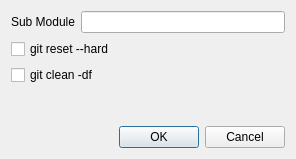
<?xml version="1.0" encoding="UTF-8"?>
<ui version="4.0">
 <class>CleanSubModuleDialog</class>
 <widget class="QDialog" name="CleanSubModuleDialog">
  <property name="geometry">
   <rect>
    <x>0</x>
    <y>0</y>
    <width>296</width>
    <height>159</height>
   </rect>
  </property>
  <property name="windowTitle">
   <string>Cleab Sub Module</string>
  </property>
  <layout class="QVBoxLayout" name="verticalLayout">
   <item>
    <layout class="QHBoxLayout" name="horizontalLayout_2">
     <item>
      <widget class="QLabel" name="label">
       <property name="text">
        <string>Sub Module</string>
       </property>
      </widget>
     </item>
     <item>
      <widget class="ReadOnlyLineEdit" name="lineEdit_name"/>
     </item>
    </layout>
   </item>
   <item>
    <widget class="QCheckBox" name="checkBox_reset_hard">
     <property name="text">
      <string>git reset --hard</string>
     </property>
    </widget>
   </item>
   <item>
    <widget class="QCheckBox" name="checkBox_clean_df">
     <property name="text">
      <string>git clean -df</string>
     </property>
    </widget>
   </item>
   <item>
    <spacer name="verticalSpacer">
     <property name="orientation">
      <enum>Qt::Vertical</enum>
     </property>
     <property name="sizeHint" stdset="0">
      <size>
       <width>20</width>
       <height>46</height>
      </size>
     </property>
    </spacer>
   </item>
   <item>
    <layout class="QHBoxLayout" name="horizontalLayout">
     <item>
      <spacer name="horizontalSpacer">
       <property name="orientation">
        <enum>Qt::Horizontal</enum>
       </property>
       <property name="sizeHint" stdset="0">
        <size>
         <width>40</width>
         <height>20</height>
        </size>
       </property>
      </spacer>
     </item>
     <item>
      <widget class="QPushButton" name="pushButton">
       <property name="text">
        <string>OK</string>
       </property>
      </widget>
     </item>
     <item>
      <widget class="QPushButton" name="pushButton_2">
       <property name="text">
        <string>Cancel</string>
       </property>
      </widget>
     </item>
    </layout>
   </item>
  </layout>
 </widget>
 <customwidgets>
  <customwidget>
   <class>ReadOnlyLineEdit</class>
   <extends>QLineEdit</extends>
   <header>ReadOnlyLineEdit.h</header>
  </customwidget>
 </customwidgets>
 <resources/>
 <connections>
  <connection>
   <sender>pushButton</sender>
   <signal>clicked()</signal>
   <receiver>CleanSubModuleDialog</receiver>
   <slot>accept()</slot>
   <hints>
    <hint type="sourcelabel">
     <x>134</x>
     <y>142</y>
    </hint>
    <hint type="destinationlabel">
     <x>118</x>
     <y>142</y>
    </hint>
   </hints>
  </connection>
  <connection>
   <sender>pushButton_2</sender>
   <signal>clicked()</signal>
   <receiver>CleanSubModuleDialog</receiver>
   <slot>reject()</slot>
   <hints>
    <hint type="sourcelabel">
     <x>223</x>
     <y>144</y>
    </hint>
    <hint type="destinationlabel">
     <x>208</x>
     <y>155</y>
    </hint>
   </hints>
  </connection>
 </connections>
</ui>
